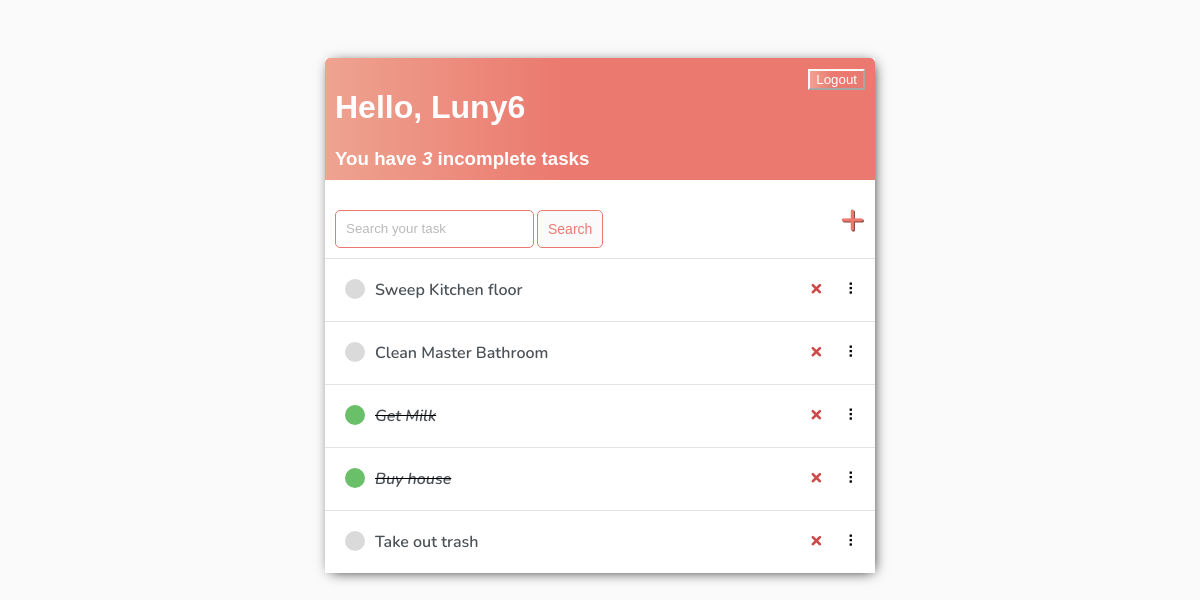
Before: / (signed in) with the older database file.
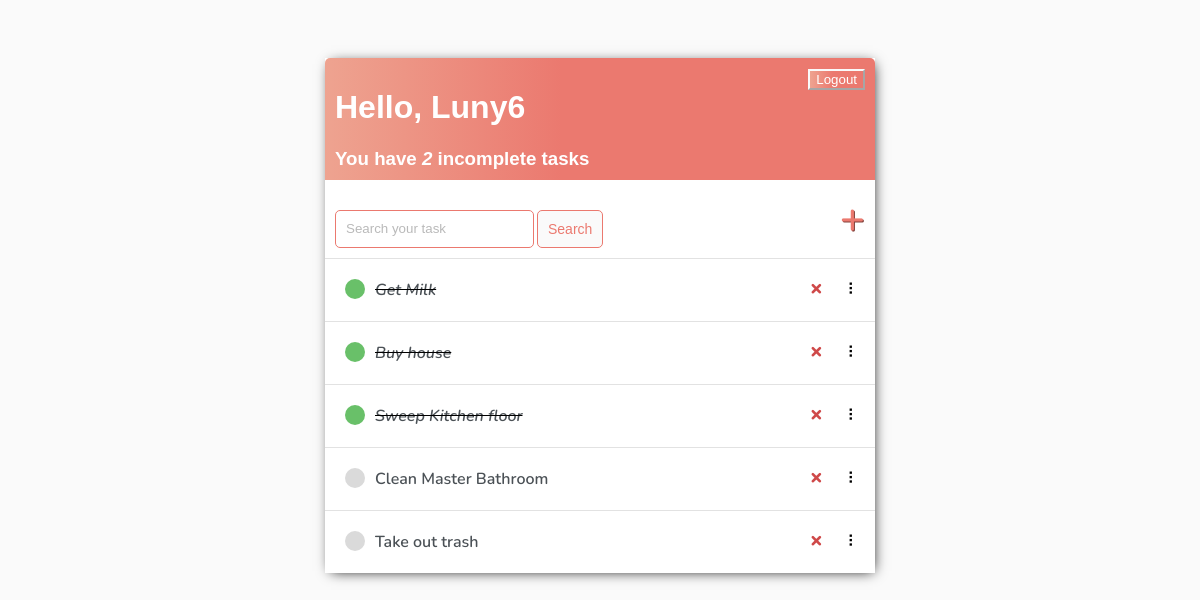
After: the same page with the newer database file.
### base/models.py (models this page shows)
class Task(models.Model):
    user = models.ForeignKey(User, on_delete=models.CASCADE, null=True, blank=True)
    title = models.CharField(max_length=200)
    description = models.TextField(null=True, blank=True)
    complete = models.BooleanField(default=False)
    created = models.DateTimeField(auto_now_add=True)
    def __str__(self):
        return self.title
    class Meta:
        order_with_respect_to = 'user'

### base/views.py (the view)
# urls.py: path('', TaskList.as_view(), name='tasks'),
class TaskList(LoginRequiredMixin, ListView):
    model = Task
    context_object_name = 'tasks'
    def get_context_data(self, **kwargs):
        context = super().get_context_data(**kwargs)
        context['tasks'] = context['tasks'].filter(user=self.request.user)
        context['count'] = context['tasks'].filter(complete=False).count()
        search_input = self.request.GET.get('search-area') or ''
        if search_input:
            context['tasks'] = context['tasks'].filter(title__startswith=search_input)
        context['search_input'] = search_input
        return context

### base/templates/base/task_list.html (shortened to what this page needs)
{% extends 'base/main.html' %}
{% block content %}
<div class="header-bar">
    <div>
        <h1>Hello, {{request.user|title}}</h1>
        <h3 style="margin:0">You have <i>{{count}}</i> incomplete task{{ count|pluralize:"s" }}</h3>
    </div>
    {%if request.user.is_authenticated %}
    <form method="post" action="{% url 'logout' %}">
        <button type="submit">Logout</button>
    </form>
    {% else %}
        <a href="{% url 'login' %}">Login</a>
    {% endif %}
</div>
<div id="search-add-wrapper">
    <form method="GET" style="margin-top: 20px; display: flex;">
        <input type="text" name="search-area" placeholder="Search your task" value="{{search_input}}">
        <input class="button" style="margin-left:3px" type="submit" value="Search">
    </form>
    {%if tasks|length > 0 %}
    <a id="add-link" href="{% url 'task-create' %}">&#x2b;</a>
    {% endif %}
</div>
<div id="tasklist" class="task-items-wrapper">
    {% for task in tasks %}
        <div class="task-wrapper" data-position="{{task.pk}}">
            <div class="task-title">
                {% if task.complete %}
                    <div class="task-complete-icon"></div>
                    <i><s><a href="{% url 'task-update' task.id %}">{{task}}</a></s></i>
                {% else %}
                    <div class="task-incomplete-icon"></div>
                    <a href="{% url 'task-update' task.id %}">{{task}}</a>
                {% endif %}
            </div>
            <div class="task-controls">
                <a class="delete-link" href="{% url 'task-delete' task.id %}">&#215;</a>
                <span class="handle">&nbsp;&#10247;</span>
            </div>
        </div>
    {% empty %}
        <div style="text-align: center; padding-bottom: 10px; line-height: 1em;">
            <h3>No new tasks are created.</h3>
            <h3>Create a <a style="text-decoration: none; color: #e53935;" href="{% url 'task-create' %}">New task</a> ! </h3>
        </div>
    {% endfor %}
</div>
{% endblock content %}

Changed rows visible on the page:
changed Task "Get Milk": moves up the list
changed Task "Buy house": moves up the list
changed Task "Sweep Kitchen floor": complete False → True (drawn)
Other visible differences:
{{ count }}: "3" → "2"
